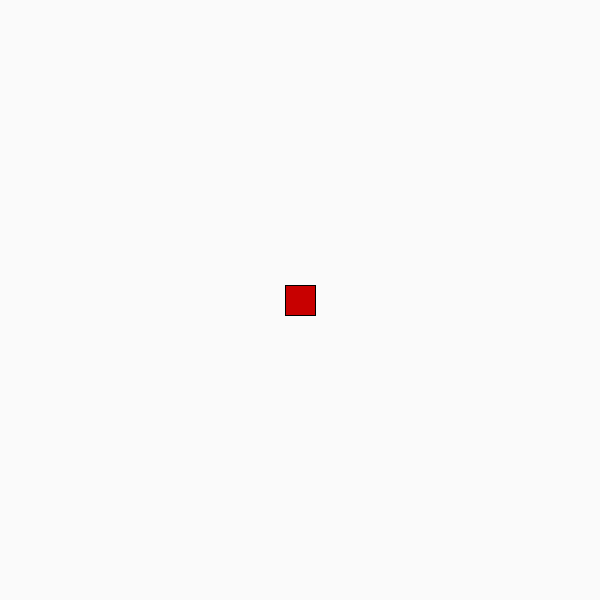
Frame 1 (no input)
Frame 60 (the mouse pressed at the canvas centre just before this capture): identical to frame 1, image omitted
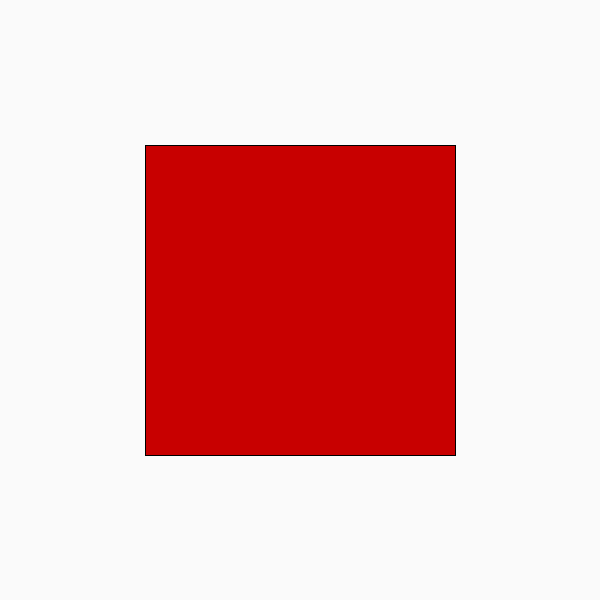
Frame 120 (the mouse held since frame 60 and released just before this capture)

The Processing sketch that drew these frames (run headless with seeded random() and noise(); from frame 60 on, the mouse is pressed at the canvas centre):

// Processing sketch: squareTransformations_
// ── squareTransformations_.pde
int[] A = {  
 
    5, -5
  
};
int[] B = {  
  
    5, 5
  
};



int[] C = {  
  
    -5, 5
  
};


int[] D = {  
  
    -5, -5
  
};




int[] ANew = {  
 
    5, -5
  
};
int[] BNew = {  
  
    5, 5
  
};



int[] CNew = {  
  
    -5, 5
  
};


int[] DNew = {  
  
    -5, -5
  
};




int size = 20;

int[][] Z = {  
  {
    size, 0
  }
  , 
  {
    0, size
  }
  ,
}; 



void setup(){
size(600,600);
background(250); 

}

void draw(){
  background(250); 

  size = int(map(mouseY,0,600,1,30));


int[][] Z = {  
  {
    size, 0
  }
  , 
  {
    0, size
  }
  ,
}; 

int[] ANew = {5, -5};

int[] BNew = {  
  
    5, 5
  
};



int[] CNew = {  
  
    -5, 5
  
};


int[] DNew = {  
  
    -5, -5
  
};


for (int i=0; i < 2; i++){
  
  for (int j=0; j < 2; j++) {
    
     for (int k=0; k < 2; k++) { 

          ANew[i] += A[i] * Z[k][j];
        }
    
  }
  
}


for (int i=0; i < 2; i++){
  
  for (int j=0; j < 2; j++) {
    
     for (int k=0; k < 2; k++) { 

          BNew[i] += B[i] * Z[k][j];
        }
    
  }
  
}

for (int i=0; i < 2; i++){
  
  for (int j=0; j < 2; j++) {
    
     for (int k=0; k < 2; k++) { 

         CNew[i] += C[i] * Z[k][j];
        }
    
  }
  
}



for (int i=0; i < 2; i++){
  
  for (int j=0; j < 2; j++) {
    
     for (int k=0; k < 2; k++) { 

         DNew[i] += D[i] * Z[k][j];
        }
    
  }
  
}




  translate(width/2,height/2);
 fill(200,0,0);
  quad(ANew[0], ANew[1], BNew[0], BNew[1], CNew[0], CNew[1], DNew[0], DNew[1]);



}
